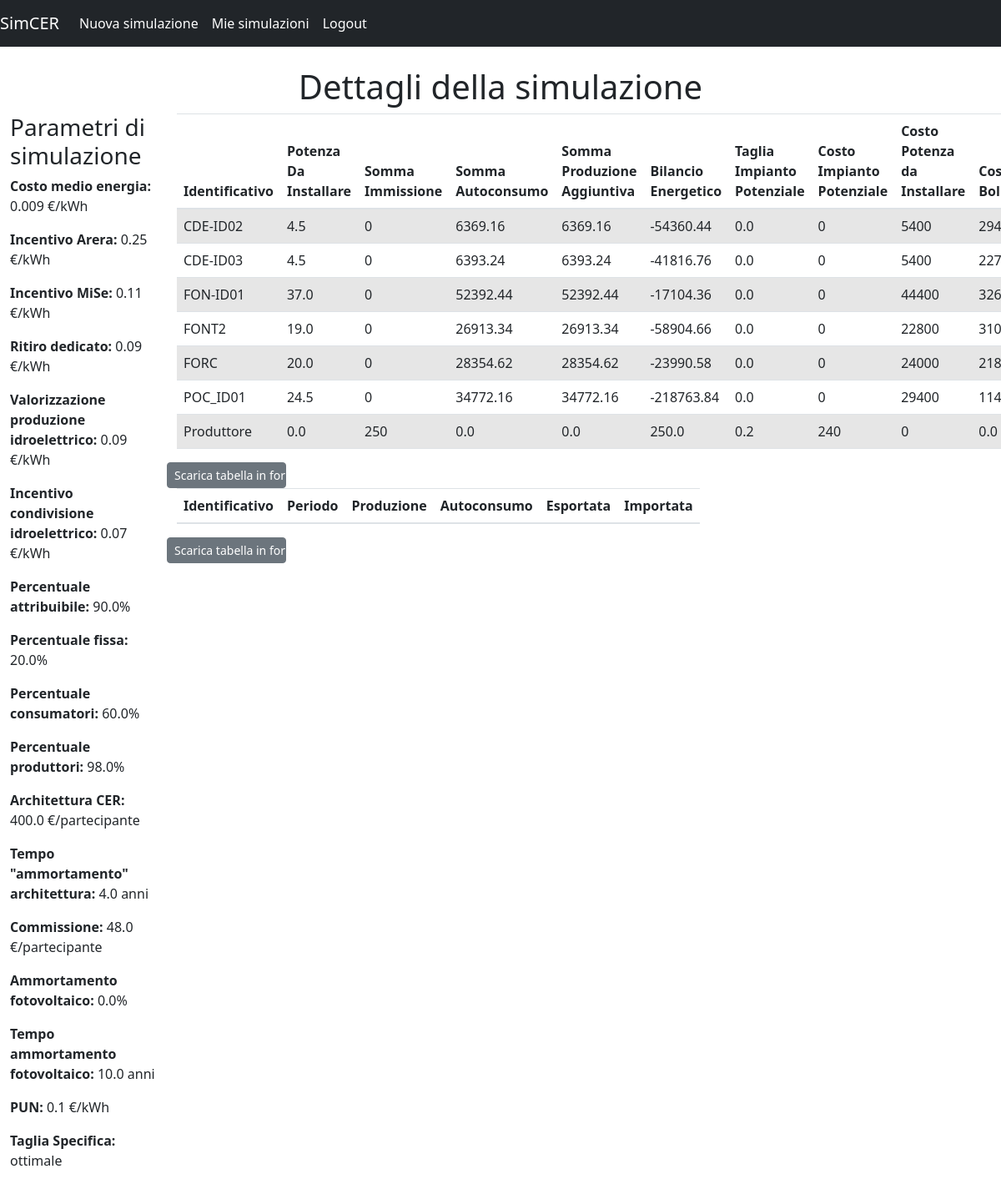
The app's page /dettagli_sim/1 (signed in) with its own data.
### website/models.py (models this page shows)
class Simulazioni(db.Model):
    id = db.Column(db.Integer, primary_key=True)
    nome = db.Column(db.String(150))
    costo_medio_energia = db.Column(db.FLOAT)
    incentivo_arera = db.Column(db.FLOAT)
    incentivo_mise = db.Column(db.FLOAT)
    ritiro_dedicato = db.Column(db.FLOAT)
    val_prod_idro = db.Column(db.FLOAT)
    inc_cond_idro = db.Column(db.FLOAT)
    p_attribuibile = db.Column(db.FLOAT)
    p_fissa = db.Column(db.FLOAT)
    p_consumatori = db.Column(db.FLOAT)
    p_produttore = db.Column(db.FLOAT)
    Architettura_CER = db.Column(db.FLOAT)
    Tempo_Ammortamento_Architettura = db.Column(db.FLOAT)
    Commissione = db.Column(db.FLOAT)
    Ammortamento_Fotovoltaico = db.Column(db.FLOAT)
    Tempo_Ammortamento_Fotovoltaico = db.Column(db.FLOAT)
    PUN = db.Column(db.FLOAT)
    taglia_specifica = db.Column(db.FLOAT)
    df_ssp = db.Column(db.String(1000000000000000000))
    df_cer = db.Column(db.String(1000000000000000000))
    date = db.Column(db.DateTime(timezone=True), default = func.now())
    user_id = db.Column(db.Integer, db.ForeignKey('user.id')) #Foreign Key N.B. IL NOME DELLA TABELLA è LOWER CASE.

### website/views.py (the view)
@views.route('/dettagli_sim/<id_sim>', methods=["GET", "POST"])
@login_required
def dettagli_sim(id_sim):
    sim = Simulazioni.query.filter_by(id=id_sim).first()
    df_cer = pd.read_json(sim.df_cer)
    df_ssp = pd.read_json(sim.df_ssp)
    return render_template("dettagli_sim.html", user=current_user, df_cer=df_cer, df_ssp=df_ssp, sim=sim)

### website/__init__.py (called while the page is built)
def create_app():
    app = Flask(__name__)
    app.config['SECRET_KEY'] = '123qweasdzxc' #Secret key della app
    app.config['SQLALCHEMY_DATABASE_URI'] = f'sqlite:///{DB_NAME}'
    db.init_app(app)
    from .views import views
    from .auth import auth
    app.register_blueprint(views, url_prefix='/')
    app.register_blueprint(auth, url_prefix='/')
    from .models import User, Note, Simulazioni
    create_database(app)
    login_manager = LoginManager()
    login_manager.login_view = 'auth.login'
    login_manager.init_app(app)
    @login_manager.user_loader
    def load_user(id):
        return User.query.get(int(id))
    return app

### website/templates/dettagli_sim.html (shortened to what this page needs)
{% extends "base.html" %}
{% block content %}
<br/>
<div align="center" class ="row">
<h1 align = "centre">Dettagli della simulazione</h1>
</div>
<div class="row">
  <div align="center" class=" container-fluid col-sm-2">
    <h3 align = "left">Parametri di simulazione</h3>
    <p align = "left"><B>Costo medio energia:</B> {{ sim.incentivo_arera }} €/kWh</p>
    <p align = "left"><B>Incentivo Arera:</B> {{ sim.costo_medio_energia }} €/kWh</p>
    <p align = "left"><B>Incentivo MiSe:</B> {{ sim.incentivo_mise }} €/kWh</p>
    <p align = "left"><B>Ritiro dedicato:</B> {{ sim.ritiro_dedicato }} €/kWh</p>
    <p align = "left"><B>Valorizzazione produzione idroelettrico:</B> {{ sim.val_prod_idro }} €/kWh</p>
    <p align = "left"><B>Incentivo condivisione idroelettrico:</B> {{ sim.inc_cond_idro }} €/kWh</p>
    <p align = "left"><B>Percentuale attribuibile:</B> {{ sim.p_attribuibile * 100 }}%</p>
    <p align = "left"><B>Percentuale fissa:</B> {{ sim.p_fissa *100 }}%</p>
    <p align = "left"><B>Percentuale consumatori:</B> {{ sim.p_consumatori*100 }}%</p>
    <p align = "left"><B>Percentuale produttori:</B> {{ sim.p_produttore*100 }}%</p>
    <p align = "left"><B>Architettura CER:</B> {{ sim.Architettura_CER }} €/partecipante</p>
    <p align = "left"><B>Tempo "ammortamento" architettura:</B> {{ sim.Tempo_Ammortamento_Architettura }} anni</p>
    <p align = "left"><B>Commissione:</B> {{ sim.Commissione }} €/partecipante</p>
    <p align = "left"><B>Ammortamento fotovoltaico:</B> {{ sim.Ammortamento_Fotovoltaico }}% </p>
    <p align = "left"><B>Tempo ammortamento fotovoltaico:</B> {{ sim.Tempo_Ammortamento_Fotovoltaico }} anni</p>
    <p align = "left"><B>PUN:</B> {{ sim.PUN }} €/kWh</p>
    <p align = "left"><B>Taglia Specifica:</B> {% if sim.taglia_specifica == -1 %}ottimale{% endif %}
                                               {% if sim.taglia_specifica > 0 %}{{sim.tagliaglia_specifica}} kWp{% endif %}</p>
  </div>
  <div class="col-sm-10">
    <div class="row">
      <table id="SimRes"class="table table-responsive table-striped flex-fill" style="width:100%">
        <thead>
          <tr>
          {% for column in df_cer.columns %}
            <th>{{column}}</th>
          {% endfor %}
          </tr>
        </thead>
        <tbody>
          {% for index, row in df_cer.iterrows() %}
          <tr>
            {% for column in df_cer %}
            <td>{% if row[column] is float or int %}
                  {{row[column]|round(2)}}</td>
                {% else %}
                  {{row[column]}}</td>
                {% endif %}
            {% endfor %}
          </tr>
          {% endfor %}
        </tbody>
      </table>
      <div class="row col-sm-2">
        <button type="button" class="btn btn-secondary btn-sm" onclick="exportTableToExcel('SimRes', 'simulation-df_cer')">Scarica tabella in formato Excel</button>
      </div>
    </div>
    <div class="row">
      <table id="SimSSP"class="table table-responsive table-striped flex-fill" style="width:100%">
        <thead>
          <tr>
          {% for column in df_ssp.columns %}
            <th>{{column}}</th>
          {% endfor %}
          </tr>
        </thead>
      </table>
      <div class="row col-sm-2">
        <button type="button" class="btn btn-secondary btn-sm" onclick="exportTableToExcel('SimSSP', 'simulation-df_ssp')">Scarica tabella in formato Excel</button>
      </div>
    </div>
  </div>
</div>
{% endblock %}

### website/templates/base.html (shortened to what this page needs)
<!DOCTYPE html>
<html>
    <head>
        <link rel="stylesheet" href="https://cdn.jsdelivr.net/npm/bootstrap@4.0.0/dist/css/bootstrap.min.css">
        <link
        rel="stylesheet"
        href="https://stackpath.bootstrapcdn.com/bootstrap/4.4.1/css/bootstrap.min.css"
      />
      <link
        rel="stylesheet"
        href="https://stackpath.bootstrapcdn.com/font-awesome/4.7.0/css/font-awesome.min.css"
      />
    </head>
    <body>
      <nav class="navbar navbar-expand-lg navbar-dark bg-dark">
      <a class="navbar-brand" href="#">SimCER</a>
      <div class="collapse navbar-collapse" id="navbarNavDropdown">
        <ul class="navbar-nav">
          {% if user.is_authenticated %}
          <li class="nav-item active">
            <a class="nav-link" href="/set_up">Nuova simulazione<span class="sr-only">(current)</span></a>
          </li>
          <li class="nav-item active">
            <a class="nav-link" href="/">Mie simulazioni<span class="sr-only">(current)</span></a>
          </li>
          <li class="nav-item active">
            <a class="nav-link" href="/logout">Logout<span class="sr-only">(current)</span></a>
          </li>
          {% endif %}
        </ul>
      </div>
    </nav>
        <div class="container-fluid">{% block content %} {% endblock %}</div>
        <link href="https://cdn.jsdelivr.net/npm/bootstrap@5.2.1/dist/css/bootstrap.min.css" rel="stylesheet">
    </body>
</html>

### records on screen
Simulazioni: incentivo_arera "0.009", costo_medio_energia "0.25", incentivo_mise "0.11", ritiro_dedicato "0.09", val_prod_idro "0.09", inc_cond_idro "0.07", sim.p_attribuibile*100 "90.0", sim.p_fissa*100 "20.0", sim.p_consumatori*100 "60.0", sim.p_produttore*100 "98.0", Architettura_CER "400.0", Tempo_Ammortamento_Architettura "4.0", Commissione "48.0", Ammortamento_Fotovoltaico "0.0", Tempo_Ammortamento_Fotovoltaico "10.0", PUN "0.1"

### other values on screen
{{ column }} "Identificativo" "Potenza Da Installare" "Somma Immissione" "Somma Autoconsumo" "Somma Produzione Aggiuntiva" "Bilancio Energetico" "Taglia Impianto Potenziale" "Costo Impianto Potenziale" "Costo Potenza da Installare"
{{ row[column] }} "CDE-ID02" "0" "0" "5400" "CDE-ID03" "0" "0" "5400" "FON-ID01" "0" "0" "44400" "FONT2" "0" "0" "22800" "FORC" "0" "0" "24000" "POC_ID01" "0" "0" "29400" "Produttore" "250" "240" "0"
{{ row[column]|round(2) }} "4.5" "6369.16" "6369.16" "-54360.44" "0.0" "4.5" "6393.24" "6393.24" "-41816.76" "0.0" "37.0" "52392.44" "52392.44" "-17104.36" "0.0" "19.0" "26913.34" "26913.34" "-58904.66" "0.0" "20.0" "28354.62" "28354.62" "-23990.58" "0.0" "24.5" "34772.16" "34772.16" "-218763.84" "0.0" "0.0" "0.0" "0.0" "250.0" "0.2" "0.0"
{{ column }} "Identificativo" "Periodo" "Produzione" "Autoconsumo" "Esportata" "Importata"
